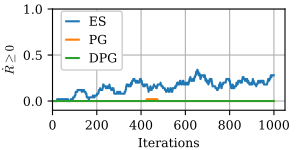

Write Python code to recreate this figure.
import os
import pandas as pd
import numpy as np
import matplotlib.pyplot as plt
from sim_src.util import GET_LOG_PATH_FOR_SIM_SCRIPT

FONT_SIZE = 9
fig_width_px = 300
fig_height_px = 150
dpi = 100  # Typical screen DPI, adjust if necessary
fig_width_in = fig_width_px / dpi
fig_height_in = fig_height_px / dpi

plt.rc('font', family='serif')
plt.rc('mathtext', fontset='cm')
plt.rc('font', size=FONT_SIZE)  # Default font size
plt.rc('axes', titlesize=FONT_SIZE)  # Font size of the axes title
plt.rc('axes', labelsize=FONT_SIZE)  # Font size of the x and y labels
plt.rc('xtick', labelsize=FONT_SIZE)  # Font size of the tick labels
plt.rc('ytick', labelsize=FONT_SIZE)  # Font size of the tick labels
plt.rc('legend', fontsize=FONT_SIZE)  # Font size for legends

from working_dir_path import get_controller_path
current_dir = os.path.dirname(os.path.abspath(__file__))

def moving_average(data, window_size=50):
    return np.convolve(data, np.ones(window_size)/window_size, mode='full')




data_name_list = ["ES","PG","DPG"]

log_path_list = []
log_path_list.append(os.path.join(get_controller_path(),"sim_alg/train_and_test_es_vs_pg_dpg/log-train_es/train_es-2024-November-30-16-43-00-ail/ES_GGM.reward.final.txt"))
log_path_list.append(os.path.join(get_controller_path(),"sim_alg/train_and_test_es_vs_pg_dpg/log-train_pg/train_pg-2024-November-30-17-03-06-ail/PG_GGM.reward.final.txt"))
log_path_list.append(os.path.join(get_controller_path(),"sim_alg/train_and_test_es_vs_pg_dpg/log-train_dpg/train_dpg-2024-November-30-17-11-33-ail/PG_GGM.reward.final.txt"))

# Plot the data
fig, axs = plt.subplots(1,1,)
fig.set_size_inches(fig_width_in, fig_height_in)  # 3.5 inches width, height adjusted to maintain aspect ratio

markers = ['v', '^', 'o','+']  # Different markers for each line
# p_names = [r'a',r'b']
lines = []

for t in range(len(log_path_list)):
    data_file = os.path.join(log_path_list[t])
    data = np.genfromtxt(data_file, delimiter=',')
    line, = axs.plot(moving_average(data[:,3]>0)[0:1000],linewidth=1.5,markerfacecolor='none')
    lines.append(line)
    # lines.append(line)

axs.set_position([0.175, 0.265, 0.775, 0.675])
# Add labels and title
axs.set_xlabel(r'Iterations')
axs.grid(True)



# axs[0].set_ylabel(r'Number of iterations')
axs.set_ylabel(r'$\dot{R}\geq 0$')

axs.set_ylim(-0.1, 1.0)
axs.set_xlim(0, 1050)


# Add a legend
fig.legend(lines, data_name_list ,fontsize=FONT_SIZE, loc='lower left', bbox_to_anchor=(0.2, 0.525, 0.2, 0.1),ncol = 1 ,borderaxespad=0.1,handlelength=1,fancybox=True, framealpha=1, columnspacing=0.5)
# axs[0].legend(fontsize=8, loc='lower left', bbox_to_anchor=(0, 1.02, 5,0.1), ncol=3,borderaxespad=0.)
# plt.subplots_adjust(left=0.175, right=0.95,bottom=0.175,top=0.95)


# Save the figure as a PDF
output_path = os.path.join(current_dir, os.path.splitext(os.path.basename(__file__))[0]) + '.pdf'

fig.savefig(output_path, format='pdf', pad_inches=0.)

# Display the plot
plt.show()
